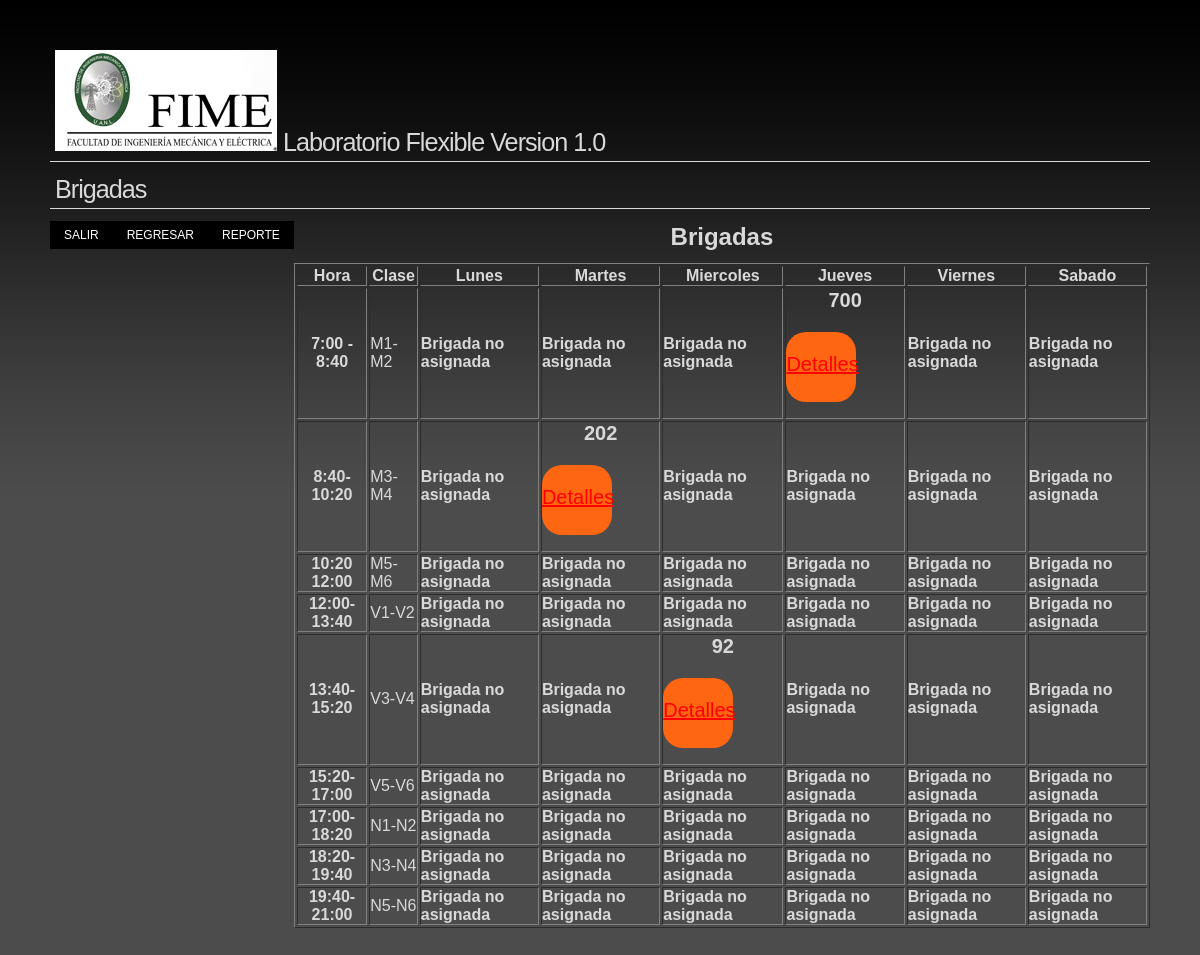
Page /controlador/r_brigadas_mes.php (signed in) on the committed database.
### tables this page shows
CREATE TABLE IF NOT EXISTS `brigada` (
  `id` int(11) NOT NULL AUTO_INCREMENT COMMENT 'Control',
  `no_brigada` bigint(3) NOT NULL COMMENT 'Numero de brigada',
  `no_empleado` bigint(7) NOT NULL COMMENT 'Numero de empleado',
  `hora_clase` int(5) NOT NULL COMMENT '1.-M1-M2, 2.-M3-M4, etc',
  `hora_inicio` time NOT NULL COMMENT 'Hora de inicio',
  `hora_fin` time NOT NULL COMMENT 'Hora de fin',
  `disponibilidad` int(2) NOT NULL COMMENT ' 0.-No disponible 1.- Disponible',
  `disp_mae` int(2) DEFAULT NULL COMMENT '0.-NO Disponible 1.-DISPONIBLE',
  `mensaje` varchar(100) DEFAULT NULL COMMENT 'Mensaje breve que puede ser compartido',
  `plan` int(5) NOT NULL COMMENT 'Plan de estudios',
  PRIMARY KEY (`id`),
  UNIQUE KEY `no_brigada` (`no_brigada`)
);

### controlador/r_brigadas_mes.php (the view, shortened to what this page needs)
<?php
require_once('estilos.php');
print "<h1>Brigadas</h1>";
print "<ul class=dropdown dropdown-horizontal>";
print "<li><a href= ../controlador/cerrar.php>Salir</a></li>";
print "<li><a href= ../vista/maestros_es.php >Regresar</a>";
print "<li><a href= ../controlador/reporte_brigadas.php>Reporte</a></li><br><br>";
print "</ul>";
$b = $_SESSION['User'];
		function brig ($h){
		global $b;
		$consulta = "SELECT * FROM brigada WHERE hora_clase = '$h' AND no_empleado= '$b'";
		$datos = mysql_query($consulta);
		$numDatos = @mysql_num_rows($datos);
		if ($numDatos <= 0) {
		echo "<strong>"."Brigada no asignada"."<br>";
		} else {
		while ($col=mysql_fetch_array($datos))
	    {
		print "<p class ='info'   align='center'><strong>".$col['no_brigada']."</strong></p>";}
		return true;}
		}
?>
<table border="1" align="center">
    <caption>
    <h2>Brigadas</h2>
    </caption>
    <tr>
      <th scope="col">Hora</th>
      <th scope="col">Clase</th>
      <th scope="col">Lunes</th>
      <th scope="col">Martes</th>
      <th scope="col">Miercoles</th>
      <th scope="col">Jueves</th>
      <th scope="col">Viernes</th>
      <th scope="col">Sabado</th>
    </tr>
    <tr>
      <th scope="row">7:00 - 8:40 </th>
      <td>M1-M2</td>
	  <?php for ($i=1; $i<=6;$i++){
      print "<td>";if (brig($i)){print "<p><a class ='detalle' href ='det_brigada_mes.php?brig=$i'>Detalles</a></p>"; print "</td>";}
      }
	  ?>
    </tr>
    <tr>
      <th scope="row">8:40-10:20</th>
      <td>M3-M4</td>
      <?php for ($i=7; $i<=12;$i++){
print "<td>";if (brig($i)){print "<p><a class ='detalle' href ='det_brigada_mes.php?brig=$i'>Detalles</a></p>"; print "</td>";}
      }
	  ?>
    </tr>
    <tr>
      <th scope="row">10:20 12:00</th>
      <td>M5-M6</td>
      <?php for ($i=13; $i<=18;$i++){
      print "<td>";if (brig($i)){print "<p><a class ='detalle' href ='det_brigada_mes.php?brig=$i'>Detalles</a></p>"; print "</td>";}
      }
	  ?>
    </tr>
    <tr>
      <th scope="row">12:00-13:40</th>
      <td>V1-V2</td>
      <?php for ($i=19; $i<=24;$i++){
      print "<td>";if (brig($i)){print "<p><a class ='detalle' href ='det_brigada_mes.php?brig=$i'>Detalles</a></p>"; print "</td>";}
      }
	  ?>
    </tr>
    <tr>
      <th scope="row">13:40-15:20</th>
      <td>V3-V4</td>
      <?php for ($i=25; $i<=30;$i++){
      print "<td>";if (brig($i)){print "<p><a class ='detalle' href ='det_brigada_mes.php?brig=$i'>Detalles</a></p>"; print "</td>";}
      }
	  ?>
    </<tr>
    <tr>
      <th scope="row">15:20-17:00</th>
      <td>V5-V6</td>
      <?php for ($i=31; $i<=36;$i++){
      print "<td>";if (brig($i)){print "<p><a class ='detalle' href ='det_brigada_mes.php?brig=$i'>Detalles</a></p>"; print "</td>";}
      }
	  ?>
    </tr>
    <tr>
      <th scope="row">17:00-18:20</th>
      <td>N1-N2</td>
      <?php for ($i=37; $i<=42;$i++){
      print "<td>";if (brig($i)){print "<p><a class ='detalle' href ='det_brigada_mes.php?brig=$i'>Detalles</a></p>"; print "</td>";}
      }
	  ?>
    </tr>
    <tr>
      <th scope="row">18:20-19:40</th>
      <td>N3-N4</td>
      <?php for ($i=43; $i<=48;$i++){
		print "<td>";if (brig($i)){print "<p><a class ='detalle' href ='det_brigada_mes.php?brig=$i'>Detalles</a></p>"; print "</td>";}
      }
	  ?>
    </tr>
    <tr>
      <th scope="row">19:40-21:00</th>
      <td>N5-N6</td>
      <?php for ($i=49; $i<=54;$i++){
		print "<td>";if (brig($i)){print "<p><a class ='detalle' href ='det_brigada_mes.php?brig=$i'>Detalles</a></p>"; print "</td>";}
      }
	  ?>
    </tr>
</table>

### controlador/css/helper.css (style rules this page uses)
* { margin: 0; padding: 0; outline: none; }
body { padding: 50px; border-top: solid 1px #fff; background: #FFF url(../images/pattern-wavy-grad.png) 0 0 repeat-x; color: #000 ; font: 14px/normal Tahoma, Arial, Helvetica, sans-serif; }
p { margin-bottom: 1em; }
h1,h2,h3 { margin-bottom: .5em; font-family: Arial, Helvetica, sans-serif; line-height: normal; }
h1 { margin-bottom: .5em; padding-bottom: 4px; border-bottom: solid 1px #d9d9d9; font-family: Arial, Helvetica, sans-serif; font-weight: normal; font-size: 180%; text-indent: 5px; letter-spacing: -1px; }
body.nvidia-com { border-top: none; background: #4c4c4c url(../images/nvidia.com/grad1.png) 0 0 repeat-x; color: #d9d9d9; }

### controlador/css/dropdown/dropdown.css (style rules this page uses)
ul.dropdown, ul.dropdown li, ul.dropdown ul { list-style: none; margin: 0; padding: 0; }
ul.dropdown { position: relative; z-index: 597; float: left; }
ul.dropdown li { float: left; min-height: 1px; line-height: 1.3em; vertical-align: middle; }

### controlador/css/dropdown/themes/nvidia.com/default.advanced.css (style rules this page uses)
ul.dropdown li a { display: block; padding: 7px 14px; }
ul.dropdown li { padding: 0; }

### controlador/css/dropdown/themes/nvidia.com/default.css (style rules this page uses)
ul.dropdown { font: normal 12px "Trebuchet MS", Arial, Helvetica, sans-serif; text-transform: uppercase; }
ul.dropdown li { padding: 7px 0; background-color: #000; color: #fff; line-height: normal; }
ul.dropdown a:link, ul.dropdown a:visited { color: #fff; text-decoration: none; }

### rows in the picture
brigada: no_brigada "700"
brigada: no_brigada "202"
brigada: no_brigada "92"
